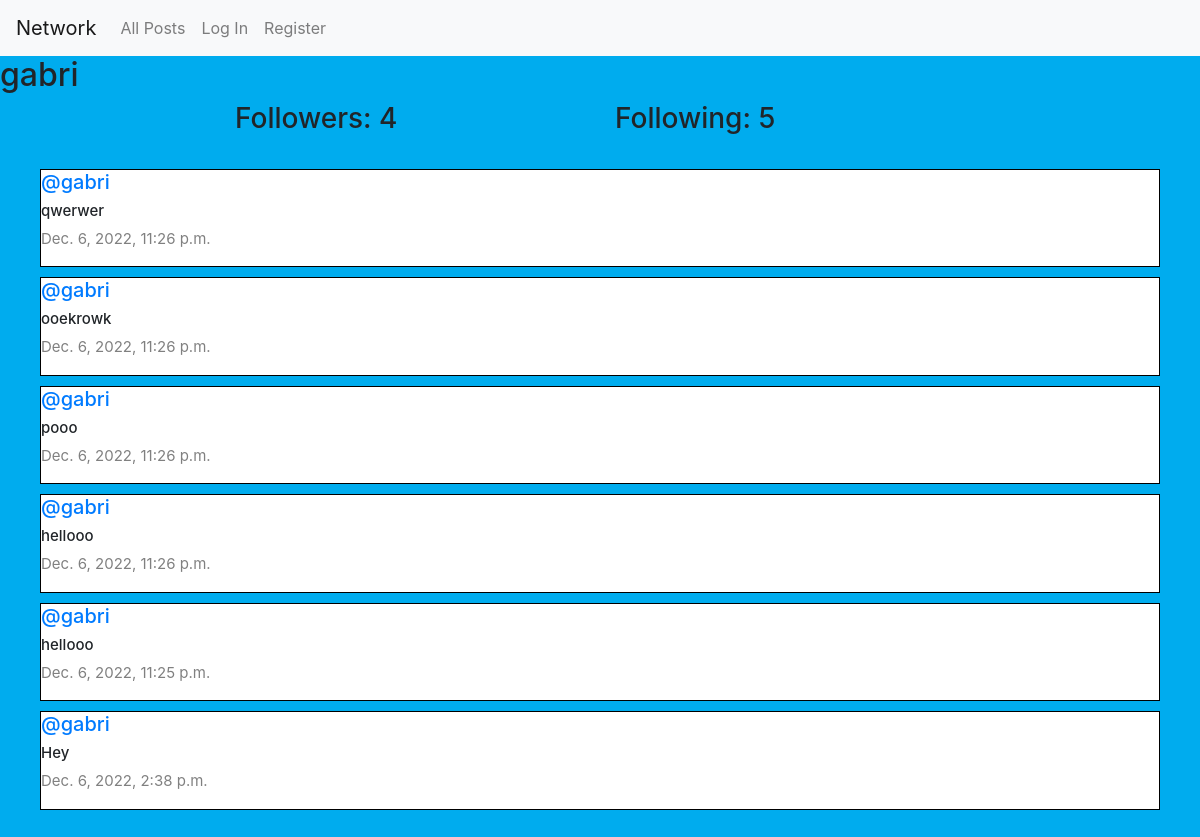
The app's page /profile/1 with its own data.
### network/models.py (models this page shows, shortened)
class User(AbstractUser):
    pass

class Post(models.Model):
    content = models.CharField(max_length=140)
    user = models.ForeignKey(User, on_delete=models.CASCADE, related_name="author")
    date = models.DateTimeField(auto_now_add=True)

### network/views.py (the view)
# urls.py: path("profile/<int:user_id>", views.profile, name="profile"),
def profile(request, user_id):
    user = User.objects.get(pk=user_id)
    all_posts = Post.objects.filter(user=user).order_by("id").reverse()
    following = Follow.objects.filter(user=user)
    followers = Follow.objects.filter(user_follower=user)
    is_following = True
    try:
        check_follow = followers.filter(user=User.objects.get(pk=request.user.id))
        if len(check_follow) != 0:
            is_following = True
        else:
            is_following = False
    except:
        is_following = False
    paginator = Paginator(all_posts, 10)
    page_number = request.GET.get('page')
    posts_of_the_page = paginator.get_page(page_number)
    following = Follow.objects.filter(user=user)
    followers = Follow.objects.filter(user_follower=user)
    return render(request, "network/profile.html", {
        "all_posts": all_posts,
        "posts_of_the_page": posts_of_the_page,
        "username": user.username,
        "following": following,
        "followers": followers,
        "is_following": is_following,
        "user_profile": user
    })

### network/templates/network/profile.html (shortened to what this page needs)
{% extends "network/layout.html" %}
{% load static %}
{% block body %}
    <h2>{{ username }}</h2>
    <div class="container">
        <div class="row d-flex justify-content-center">
            <h3 class="col-4">Followers: {{ followers.count }}</h3>
            <h3 class="col-4">Following: {{ following.count }}</h3>
        </div>
    </div>
    <div id="all_posts">
        {% for post in posts_of_the_page %}
            <div id="row_post">
               <h5 class="username"><a href="{% url 'profile' user_id=post.user.id %}">@{{ post.user }}</a></h5>
               <h6 class="content">{{ post.content }}</h6>
                <p class="date">{{ post.date }}</p>
            </div>
        {% endfor %}
    </div>
{% endblock %}

### network/static/network/styles.css (style rules this page uses)
#all_posts { display: flex; justify-content: flex-start; flex-direction: column; margin: 20px; }
#row_post { border: 1.5px solid rgb(0, 0, 0); display: flex; justify-content: center; flex-direction: column; box-sizing: border-box; margin: 5px 20px; background-color: #ffffff; }
.content { font-size: 15px; }
.date { color: gray; font-size: 15px; }
body { background-color: #00acee; }

### records on screen
User: username "gabri"
Post: user "gabri", content "qwerwer", date "Dec. 6, 2022, 11:26 p.m."
Post: user "gabri", content "ooekrowk", date "Dec. 6, 2022, 11:26 p.m."
Post: user "gabri", content "pooo", date "Dec. 6, 2022, 11:26 p.m."
Post: user "gabri", content "hellooo", date "Dec. 6, 2022, 11:26 p.m."
Post: user "gabri", content "hellooo", date "Dec. 6, 2022, 11:25 p.m."
Post: user "gabri", content "Hey", date "Dec. 6, 2022, 2:38 p.m."

### other values on screen
{{ followers.count }} "4"
{{ following.count }} "5"
